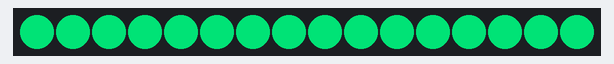
This sketch was run on a simulated Arduino Uno, built with avr-gcc and run on an emulated ATmega328P. On the bench: 16 RGB LEDs in strip order, left to right. Dim RGB values are drawn brighter than linear.

Above: at 1.54 s.
At 2.86 s:
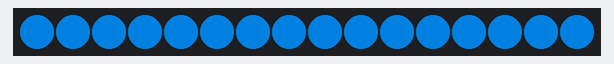
At 5.25 s:
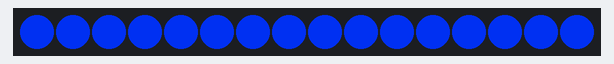
At 6.83 s:
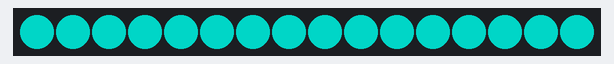
At 9.0 s:
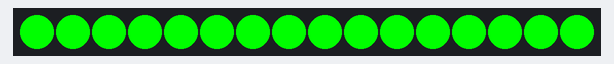

The sketch:

StimuliZion.ino
```cpp
#include "SPI.h" // LCD library
#include "Adafruit_WS2801.h" // LED strip library

// Choose which 2 pins you will use for output.
uint8_t dataPin  = 2;    // Yellow wire on Adafruit Pixels
uint8_t clockPin = 3;    // Green wire on Adafruit Pixels

// Don't forget to connect the ground wire to Arduino ground,
// and the +5V wire to a +5V supply

// Set the first variable to the NUMBER of pixels. 25 = 25 pixels in a row
Adafruit_WS2801 strip = Adafruit_WS2801(16, dataPin, clockPin);


void setup() {
  /* SERIAL & I2C Communication - MASTER READER */
  Serial.begin(9600);
  serialSetup();
  // important!

  /* LCD CRYSTAL DISPLAY */
  //lcd.begin(16, 2);
  //lcd.clear();
  //lcd.setCursor(0,0);
  //lcd.print("Hello");

  /* LED STRIP */
  // Update LED contents, to start they are all 'off'
  strip.begin();
  strip.show();
  //led_PotController();
}


void loop() {
  //Serial.println(time);
  // wait a second so as not to send massive amounts of data
  //delay(1000);
   //led_PotController();
   checkStimuli();
  // led_RaibowWater(10,1);

/* SERIAL CONTROLLER */
  if (Serial.available() > 0) {
    // lee el byte entrante:
    char serialRun = Serial.read();
    switch(serialRun){
    case '1':
      led_PotController();
      Serial.println("Led Status 1");
      break;
    case '2':
      led_RaibowWater(10,1);
      Serial.println("Led Status 2");
      break;
    }
  }
  else {
    //led_RaibowWater(10,1);
    //led_PotController();

  }

}
```

LedStrip.ino
```cpp
byte cR = 0;
byte cG = 0;
byte cB = 0;


byte mainColor = 0;

byte colorPallete[6][3]={
  {
    0,200,70     }
  , // SHINY GREEN -> MAIN COLOR
  {
    0,255,0     }
  , // PURE GREEN
  {
    0,0,255     }
  , // PURE BLUE
  {
    0,255,255     }
  , // SHINY BLUE - 1
  {
    255,0,0     }
  , // PURE RED
  {
    180,255,0     }
  , // YELLOW
};


/* --------------------------------------------------  */
/* CONTROLLERS */
/* --------------------------------------------------  */
/* LED POT CONTROLLER */

int ledR,ledG,ledB;
int potValue = 0, potValueMap = 0;

void rLED(int R){
   for (int i=0; i < strip.numPixels(); i++) {
    ledR = R;
    ledG = 0;
    ledB = 0;

    strip.setPixelColor(i, ledR , ledG, ledB);
  }
  strip.show();
}

void led_PotController(){
  potValue = analogRead(A0);
  potValueMap = constrain(map(potValue, 13, 1006, 0, 255),0,255);

  for (int i=0; i < strip.numPixels(); i++) {
    ledR = 0;
    ledG = 255-potValueMap;
    ledB = potValueMap;

    strip.setPixelColor(i, ledR , ledG, ledB);
  }
  strip.show();

  //    Serial.print("R: ");
  //    Serial.print("\t");
  //    Serial.print(ledR);
  //    Serial.print("\t");
  //
  //    Serial.print("G: ");
  //    Serial.print("\t");
  //    Serial.print(ledG);
  //    Serial.print("\t");
  //
  //    Serial.print("B: ");
  //    Serial.print("\t");
  //    Serial.println(ledB);
  //    Serial.println("----------------------------------------- ");
}

/* RAINBOW WATTER EFFECT CONTROLLER */
void led_RaibowWater(uint8_t wait, int type) {
  int i, j;
  for (j=0; j < 256; j++) {     // 3 cycles of all 256 colors in the wheel
    for (i=0; i < strip.numPixels(); i++) {
      switch(type){
      case 1:
        strip.setPixelColor(i, Wheel_Water( j));
        break;
      }
    }
    strip.show();   // write all the pixels out
    delay(wait);
  }
}
// Slightly different, this one makes the rainbow wheel equally distributed
// along the chain
void rainbowCycle(uint8_t wait) {
  int i, j;

  for (j=0; j < 256 * 5; j++) {     // 5 cycles of all 25 colors in the wheel
    for (i=0; i < strip.numPixels(); i++) {
      // tricky math! we use each pixel as a fraction of the full 96-color wheel
      // (thats the i / strip.numPixels() part)
      // Then add in j which makes the colors go around per pixel
      // the % 96 is to make the wheel cycle around
      strip.setPixelColor(i, Wheel( ((i * 256 / strip.numPixels()) + j) % 256) );
    }
    strip.show();   // write all the pixels out
    delay(wait);
  }
}
/* WHEEL */
uint32_t Wheel_Water(byte WheelPos)
{
  if (WheelPos < 85) {
    // turn color to (0,0,255);
    return Color(0, 255 - WheelPos * 3, WheelPos * 3);
  }
  else if (WheelPos < 170) {
    WheelPos -= 85;
    // turn color to (0,255,0);
    return Color(0, WheelPos * 3, 255 - WheelPos * 3);
  }
  else {
    // turn color to (0,255,0); FFIXED VALUE
    WheelPos -= 170;
    return Color(0,  255, 0);
  }
}


/* --------------------------------------------------  */
/* Helper functions */
/* --------------------------------------------------  */
// Create a 24 bit color value from R,G,B
uint32_t Color(byte r, byte g, byte b)
{
  uint32_t c;
  c = r;
  c <<= 8;
  c |= g;
  c <<= 8;
  c |= b;
  return c;
}

/* WHEELS */
//Input a value 0 to 255 to get a color value.
//The colours are a transition r - g -b - back to r
uint32_t Wheel(byte WheelPos)
{
  if (WheelPos < 85) {
    return Color(0, 255, 255);
  }
  else if (WheelPos < 170) {
    WheelPos -= 85;
    return Color(0, WheelPos * 3 , 255 - WheelPos * 3);
  }
  else {
    WheelPos -= 170;
    return Color(0, 0, WheelPos * 3);
  }
}
```

SerialLink.ino
```cpp
int rColor = 100;
int gColor = 100;
int bColor = 100;


void serialSetup(){
}


void checkStimuli() {
  led_RaibowWater(50, 1);
  if (Serial.available()) {
    int valIn = (int)Serial.read();
    //Serial.println(valIn);
    switch(valIn){
      case 0:
        led_RaibowWater(5, 1);
        break;
      case 1:
        led_RaibowWater(50, 1);
        break;
    }
  }
}
```

LCD.ino
```cpp
#include <LiquidCrystal.h>
LiquidCrystal lcd(12, 11, 5, 4, 3, 2);
```

Measured:
- by itself, everything shown: repeats every 13.5 s, in 170 steps
